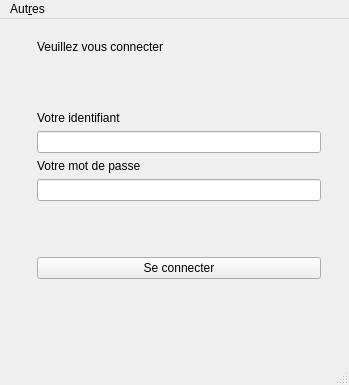
<?xml version="1.0" encoding="UTF-8"?>
<ui version="4.0">
 <class>fenetre</class>
 <widget class="QMainWindow" name="fenetre">
  <property name="geometry">
   <rect>
    <x>0</x>
    <y>0</y>
    <width>349</width>
    <height>385</height>
   </rect>
  </property>
  <property name="minimumSize">
   <size>
    <width>349</width>
    <height>385</height>
   </size>
  </property>
  <property name="maximumSize">
   <size>
    <width>349</width>
    <height>385</height>
   </size>
  </property>
  <property name="windowTitle">
   <string>fenetre</string>
  </property>
  <widget class="QWidget" name="centralWidget">
   <widget class="QWidget" name="verticalLayoutWidget">
    <property name="geometry">
     <rect>
      <x>20</x>
      <y>10</y>
      <width>312</width>
      <height>261</height>
     </rect>
    </property>
    <layout class="QFormLayout" name="formLayout">
     <item row="0" column="1">
      <widget class="QLabel" name="indication">
       <property name="minimumSize">
        <size>
         <width>303</width>
         <height>0</height>
        </size>
       </property>
       <property name="styleSheet">
        <string notr="true"/>
       </property>
       <property name="text">
        <string>Veuillez vous connecter</string>
       </property>
      </widget>
     </item>
     <item row="1" column="1">
      <spacer name="espace1">
       <property name="orientation">
        <enum>Qt::Vertical</enum>
       </property>
       <property name="sizeHint" stdset="0">
        <size>
         <width>20</width>
         <height>40</height>
        </size>
       </property>
      </spacer>
     </item>
     <item row="2" column="1">
      <widget class="QLabel" name="loginLabel">
       <property name="text">
        <string>Votre identifiant</string>
       </property>
      </widget>
     </item>
     <item row="3" column="1">
      <widget class="QLineEdit" name="LoginEdit"/>
     </item>
     <item row="4" column="1">
      <widget class="QLabel" name="lblMdp">
       <property name="text">
        <string>Votre mot de passe</string>
       </property>
      </widget>
     </item>
     <item row="5" column="1">
      <widget class="QLineEdit" name="MdpEdit">
       <property name="inputMethodHints">
        <set>Qt::ImhHiddenText|Qt::ImhNoAutoUppercase|Qt::ImhNoPredictiveText|Qt::ImhSensitiveData</set>
       </property>
       <property name="echoMode">
        <enum>QLineEdit::Password</enum>
       </property>
      </widget>
     </item>
     <item row="6" column="1">
      <spacer name="verticalSpacer">
       <property name="orientation">
        <enum>Qt::Vertical</enum>
       </property>
       <property name="sizeHint" stdset="0">
        <size>
         <width>20</width>
         <height>40</height>
        </size>
       </property>
      </spacer>
     </item>
     <item row="7" column="1">
      <widget class="QPushButton" name="boutonConnect">
       <property name="text">
        <string>Se connecter</string>
       </property>
      </widget>
     </item>
    </layout>
   </widget>
   <widget class="QLabel" name="avertissement">
    <property name="geometry">
     <rect>
      <x>20</x>
      <y>290</y>
      <width>311</width>
      <height>41</height>
     </rect>
    </property>
    <property name="text">
     <string/>
    </property>
   </widget>
  </widget>
  <widget class="QStatusBar" name="statusBar"/>
  <widget class="QMenuBar" name="menuBar">
   <property name="geometry">
    <rect>
     <x>0</x>
     <y>0</y>
     <width>349</width>
     <height>25</height>
    </rect>
   </property>
   <widget class="QMenu" name="menuAutres">
    <property name="title">
     <string>Aut&amp;res</string>
    </property>
    <addaction name="actionA_propos"/>
   </widget>
   <addaction name="menuAutres"/>
  </widget>
  <action name="apropos">
   <property name="text">
    <string>A propos</string>
   </property>
  </action>
  <action name="actionA_propos">
   <property name="text">
    <string>&amp;A propos</string>
   </property>
  </action>
 </widget>
 <layoutdefault spacing="6" margin="11"/>
 <resources/>
 <connections/>
</ui>
